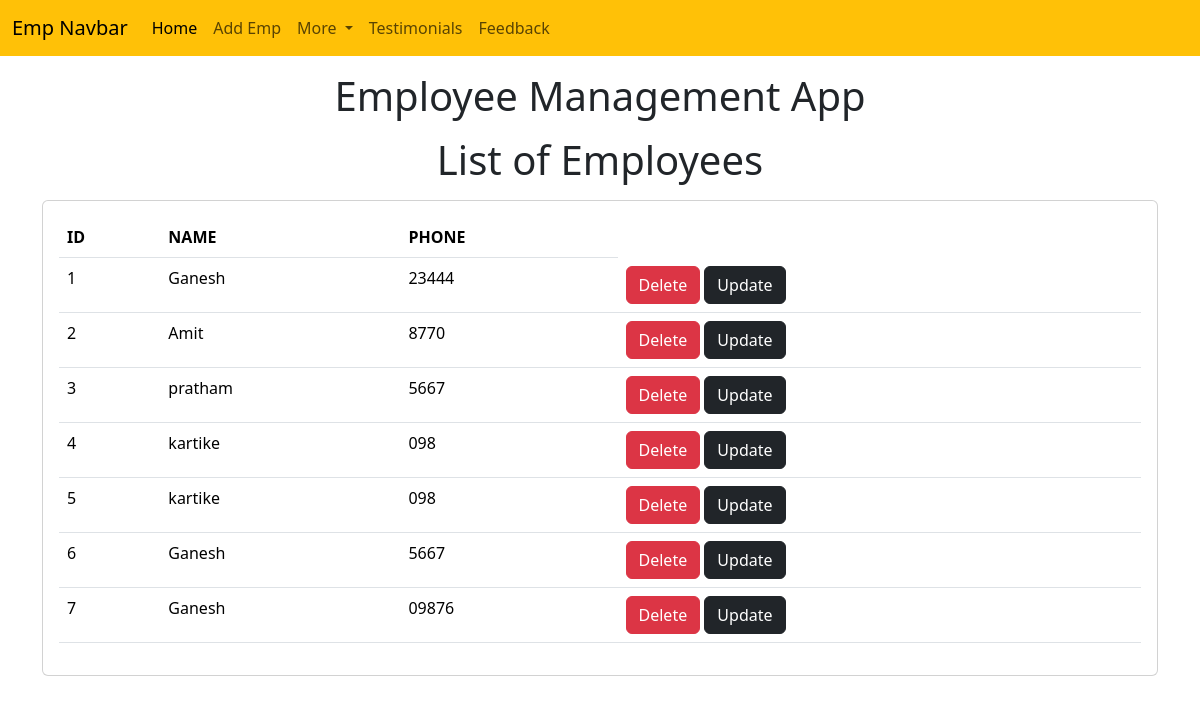
The page /emp/home/ on the database as committed earlier.
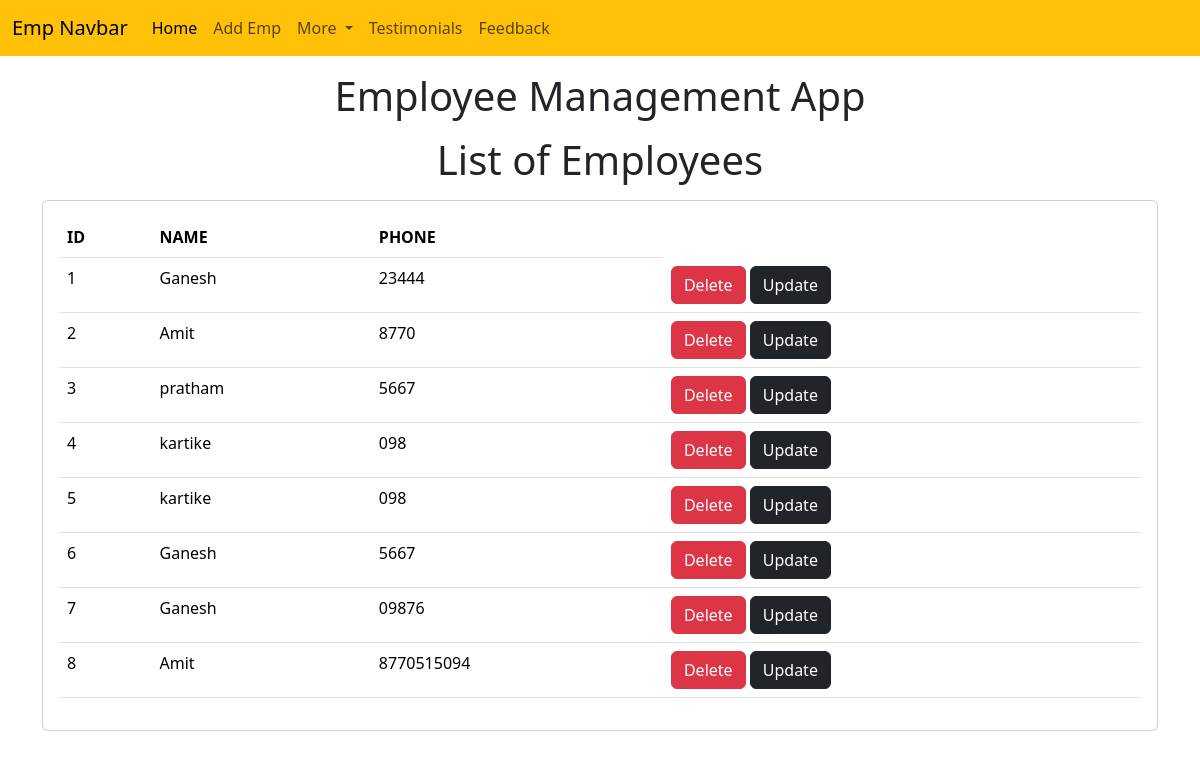
The same page on the database as committed later.
### emp/models.py (models this page shows)
class Emp(models.Model):
    id = models.AutoField(primary_key=True)
    name=models.CharField(max_length=200)
    phone=models.CharField(max_length=10)
    working=models.BooleanField(default=True)

### emp/views.py (the view)
# urls.py: path('home/',empfunc),
def empfunc(request):
    emps=Emp.objects.all()
    return render(request, "emp/home.html",{'emps' : emps})

### templates/emp/home.html (shortened to what this page needs)
<!doctype html>
<html lang="en">
<head>
  <link href="https://cdn.jsdelivr.net/npm/bootstrap@5.3.3/dist/css/bootstrap.min.css" rel="stylesheet"
>
</head>
<body>
  {% include 'emp/navbar.html' %}
  <h1 class="text-center my-3">Employee Management App</h1>
  <h1 class="text-center my-3">List of Employees</h1>
  <div class="container">
    <div class="row">
      <div class="col-md-12">
        <div class="card">
          <div class="card-body">
            <table class="table">
              <thead>
                <tr>
                  <th>ID</th>
                  <th>NAME</th>
                  <th>PHONE</th>
                </tr>
              </thead>
              <tbody>
                {% for e in emps %}
                <tr>
                  <td>{{e.id}}</td>
                  <td>{{e.name}}</td>
                  <td>{{e.phone}}</td>
                  <td>
                    <a href="/emp/delete-emp/{{e.id}}" class="btn btn-danger">Delete</a>
                    <button class="btn btn-dark">Update</button>
                  </td>
                </tr>
                {% endfor %}
              </tbody>
            </table>
          </div>
</body>
</html>

Rows that differ between the two databases and show on the page:
added Emp: id "8", name "Amit", phone "8770515094"
